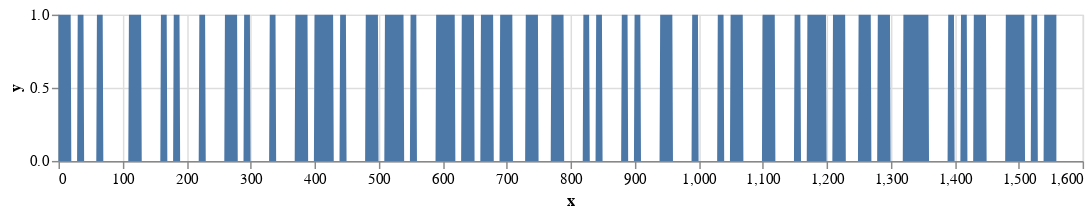

This figure's notebook cell:
### Code cell
avg = np.average(df['y'])
bits = df['y'].apply(lambda x: 1 if x >= avg else 0).reset_index(drop=True)

start = 0
end = len(bits) - 1
while bits.iloc[start] == 0:
    start = start + 1
while bits[end] == 0:
    end = end - 1
bits = bits.iloc[start:end+1].reset_index(drop=True)

df =pd.DataFrame({'x': np.arange(len(bits)), 'y': bits})
alt.Chart(df).mark_area().encode(
    x='x',
    y='y',
    size=alt.value(1)
).configure_view(
    width=700,
    height=100,
)

### Figure 1 — Vega-Lite specification as saved in the notebook (floating-point values rounded to 4 significant figures; data arrays with more than 128 entries replaced by an {"elided": "..."} marker saying what was removed)
{"$schema": "https://vega.github.io/schema/vega-lite/v2.6.0.json", "config": {"view": {"height": 100, "width": 700}}, "data": {"name": "data-7d4bce42fda5f1d3c45e730931688f62"}, "datasets": {"data-7d4bce42fda5f1d3c45e730931688f62": {"elided": "1560 records"}}, "encoding": {"size": {"value": 1}, "x": {"field": "x", "type": "quantitative"}, "y": {"field": "y", "type": "quantitative"}}, "mark": "area"}
